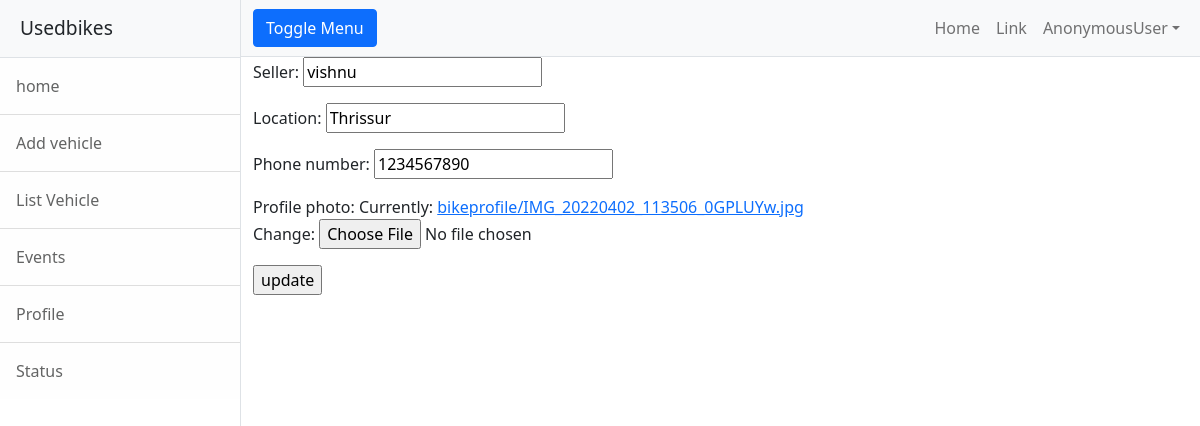
The page /usedbikes/profile/edit/1 on the database its author committed.
### usedbikes/models.py (models this page shows)
class Bikeprofile(models.Model):
    seller=models.CharField(max_length=120)
    user=models.OneToOneField(User,on_delete=models.CASCADE,related_name="usedbikes")
    location=models.CharField(max_length=120)
    phone_number=models.PositiveIntegerField(default=0)
    profile_photo=models.ImageField(upload_to="bikeprofile",null=True)

### usedbikes/views.py (the view)
# urls.py: path("profile/edit/<int:id>",views.BikeprofileEditView.as_view(),name="bike-editprofile"),
class BikeprofileEditView(UpdateView):
    model=Bikeprofile
    form_class = Bikeprofileform
    template_name = "bike-editprofile.html"
    success_url = reverse_lazy('bikes-profile')
    pk_url_kwarg = "id"

### usedbikes/forms.py
class Bikeprofileform(forms.ModelForm):
    class Meta:
        model=Bikeprofile
        exclude=("user",)

### usedbikes/templates/bike-editprofile.html (shortened to what this page needs)
{%extends 'base.html'%}
{%block body_block%}
<div class="row">
  <form action="" method="post" enctype="multipart/form-data">
    {{form.as_p}}
    <input type="submit" value="update">
  </form>
</div>
{%endblock%}

### rows shown on the page
Bikeprofile: seller "vishnu", location "Thrissur", phone_number "1234567890"

### other values the page prints
{{ request.user }} "AnonymousUser"
